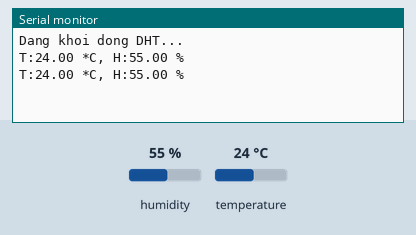
The sketch below on a simulated Arduino Uno, built with avr-gcc and run on an emulated ATmega328P. On the bench: the last lines printed to the serial monitor. The test bench sets the inputs (shaded band); at power-on: humidity 55 %, temperature 24 °C.

Above: at 3.8 s.
3.9 s: humidity set to 22 %
At 6.5 s:
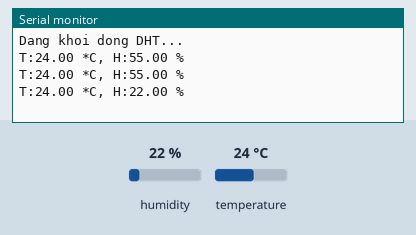
7.8 s: temperature set to 12 °C
At 9.7 s:
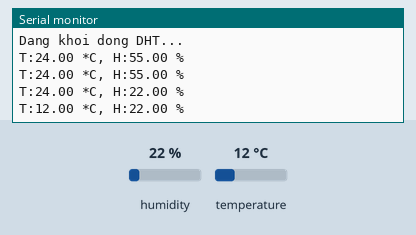
11.7 s: humidity set to 40 %
At 12.9 s:
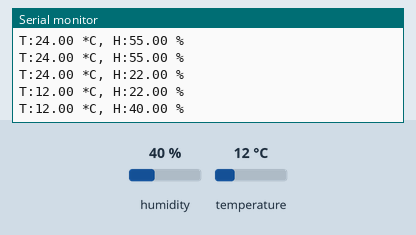
Timing chart, 0 to 14.7 s (numbered marks = the images above; inputs shaded):
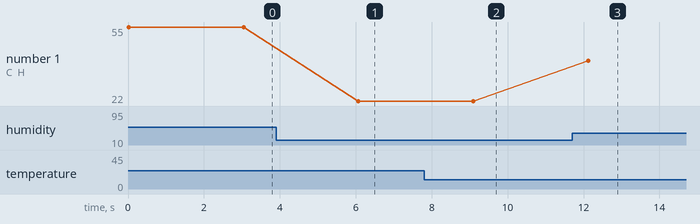

Measured:
- after the input at 3.9 s, the serial monitor: prints a new line after 2.2 s (image 1)
- after the input at 7.8 s, the serial monitor: prints a new line after 1.3 s (image 2)
- after the input at 11.7 s, the serial monitor: prints a new line after 0.42 s (image 3)
- plotted number 1: 55 → 22 after the input at 3.9 s, 22 → 40 after the input at 11.7 s

The sketch:

arduino.ino
```cpp
#include <DHT.h>

#define DHTPIN 8         // Cập nhật đúng chân DATA mới
#define DHTTYPE DHT11

DHT dht(DHTPIN, DHTTYPE);

void setup() {
  Serial.begin(115200);
  Serial.println("Dang khoi dong DHT...");
  dht.begin();
}

void loop() {
  float temp = dht.readTemperature();
  float humi = dht.readHumidity();

  if (!isnan(temp) && !isnan(humi)) {
    Serial.print("T:");
    Serial.print(temp);
    Serial.print(" *C, H:");
    Serial.print(humi);
    Serial.println(" %");
  } else {
    Serial.println("ERROR: Khong doc duoc DHT11");
  }

  delay(3000);
}
```
